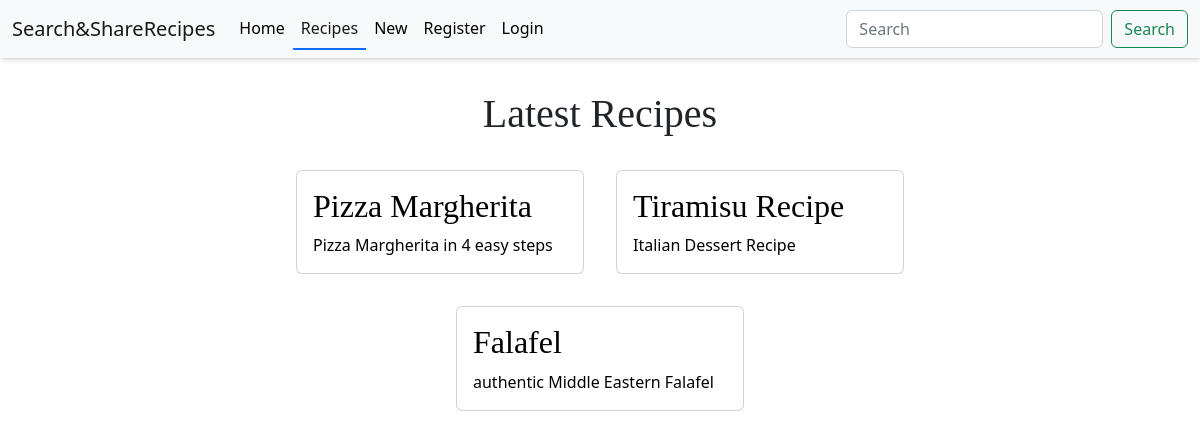
Page /recipes/ on the earlier database version.
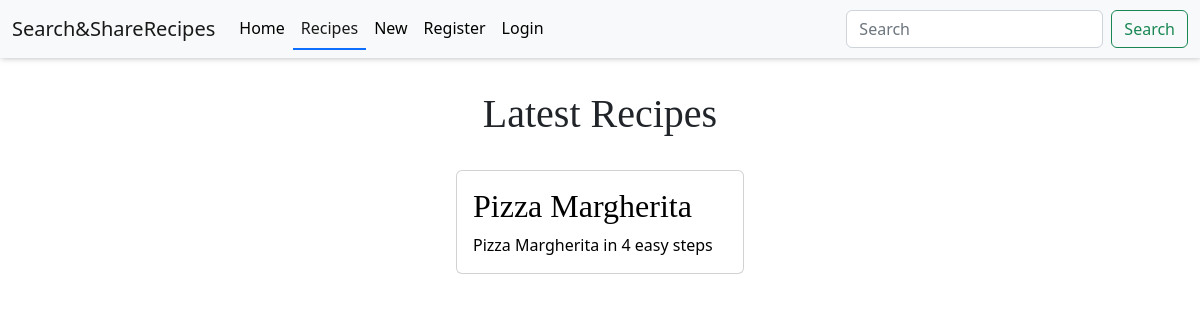
Same page on the later database version.
### recipes_app/models.py (models this page shows, shortened)
class Recipe(models.Model):
    user = models.ForeignKey(
        User, related_name="recipe_owner", on_delete=models.CASCADE
    )
    title = models.CharField(max_length=300, null=False, blank=False)
    description = models.CharField(max_length=500, null=False, blank=False)
    instructions = RichTextField(max_length=10000, null=False, blank=False)
    ingredients = RichTextField(max_length=10000, null=False, blank=False)
    meal_type = models.CharField(max_length=50, choices=MEAL_TYPES, default="breakfast")
    cuisine_types = models.CharField(
        max_length=50, choices=CUISINE_TYPES, default="italian"
    )
    posted_date = models.DateTimeField(auto_now=True)
    class Meta:
        ordering = ["-posted_date"]

### recipes_app/views.py (the view)
# urls.py: path("recipes/", views.Recipes.as_view(), name="recipes"),
class Recipes(ListView):
    template_name = "recipes/recipes.html"
    model = models.Recipe
    context_object_name = "recipes"
    def get_queryset(self, **kwargs):
        query = self.request.GET.get('q')
        if query:
            recipes = self.model.objects.filter(
                Q(title__icontains=query) |
                Q(description__icontains=query) |
                Q(instructions__icontains=query) |
                Q(cuisine_types__icontains=query)
            )
        else:
            recipes = self.model.objects.all()
        return recipes

### recipes_app/templates/recipes/recipes.html (shortened to what this page needs)
{% extends "recipes/base.html" %}
{% block content %}
<h1 class="text-center p-2 d-block">
    Latest Recipes
</h1>
<div class="container d-flex flex-row flex-wrap justify-content-center">
    {% for recipe in recipes %}
    <a href="{% url 'recipe_details' recipe.id %}" class="recipes" aria-label="Click to view {{recipe.title}}">
        <div class="card m-3" style="width: 18rem;">
            <div class="card-body">
              <h2 class="card-title">{{recipe.title}}</h2>
              <p class="card-text">{{recipe.description|truncatechars:100}}</p>
            </div>
        </div>
    </a>
    {% endfor %}
</div>
{% endblock %}

Differences in the rows shown:
removed Recipe: title "Tiramisu Recipe", description "Italian Dessert Recipe"
removed Recipe: title "Falafel", description "authentic Middle Eastern Falafel"
